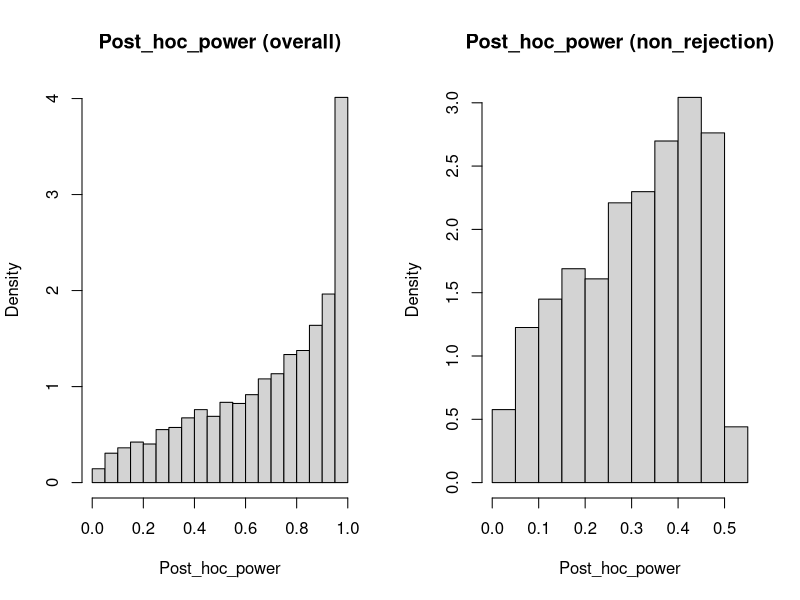

Write R code to recreate this figure.
n <- 30
mu <- 0.5
n_sim <- 10000

# Note: "observed power" = "post hoc power"
# True power is about 0.75

power.t.test(n=n, delta=mu, sd=1, type='one.sample', alt='two.sided')$power

# Simulation

ind <- rep(FALSE, n_sim)
observed_power <- rep(0, n_sim)

for(i in 1:n_sim){
  
  data <- rnorm(n, mu, 1)
  es <- abs(mean(data)/sd(data))
  
  # Record the "observed power"
  
  observed_power[i] <- power.t.test(n=n, delta=es, sd=1, type='one.sample', alt='two.sided')$power

  # Was the null rejected?
  
  if(t.test(data, mu=0)$p.value > .05) ind[i] <- T
  
}

# Overall distribution of observed power

summary(observed_power)
sd(observed_power)

# Post hoc power from non-rejection cases

non_rejection <- observed_power[ind]
summary(non_rejection)
sd(non_rejection)

# Plots
  
par(mfrow=c(1,2))
hist(observed_power, prob=T, xlab='Post_hoc_power', main='Post_hoc_power (overall)')
hist(non_rejection, prob=T, xlab='Post_hoc_power', main='Post_hoc_power (non_rejection)') 
